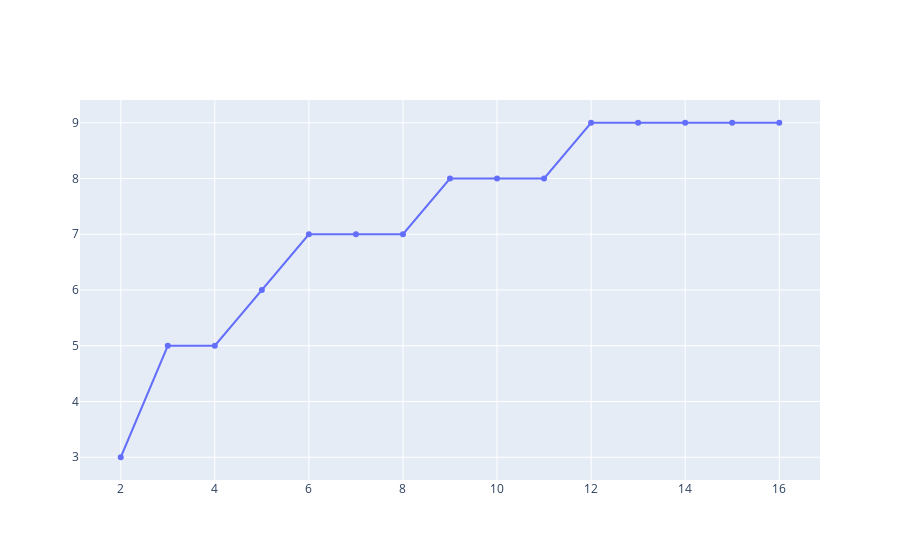

The cell this chart's notebook holds for it:
### Code cell
fig = go.Figure(data=go.Scatter(
        x=list(data.keys()),
        y=[np.mean(data[i]["qubit"]) for i in data.keys()],
        error_y=dict(
            type='data', # value of error bar given in data coordinates
            symmetric=False,
            array=[max(data[i]["qubit"])-np.mean(data[i]["qubit"]) for i in data.keys()],
            arrayminus=[max(np.mean(data[i]["qubit"])-data[i]["qubit"]) for i in data.keys()],
            visible=False)
    ))
fig.show()

### Figure 1 — Plotly figure (JSON) as saved in the notebook; plotly's stock layout.template omitted (floating-point values rounded to 4 significant figures)
{"data": [{"error_y": {"array": [0, 0, 0, 0, 0, 0, 0, 0, 0, 0, 0, 0, 0, 0, 0], "arrayminus": [0, 0, 0, 0, 0, 0, 0, 0, 0, 0, 0, 0, 0, 0, 0], "symmetric": false, "type": "data", "visible": false}, "type": "scatter", "x": [2, 3, 4, 5, 6, 7, 8, 9, 10, 11, 12, 13, 14, 15, 16], "y": [3, 5, 5, 6, 7, 7, 7, 8, 8, 8, 9, 9, 9, 9, 9]}], "layout": {}}
